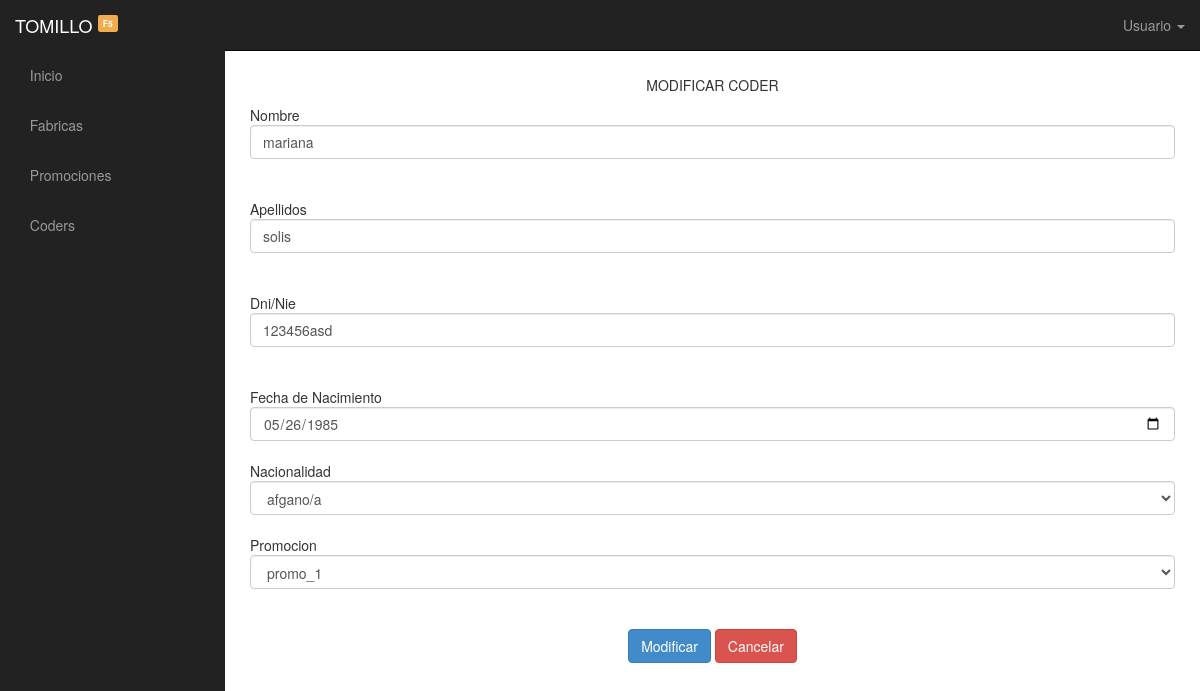
/Grupal3/php/modificar_coder.php?mod=7, run on the app's committed database.
### tables this page shows
CREATE TABLE `coder` (
  `id_coder` int(11) NOT NULL,
  `nombre` varchar(50) NOT NULL,
  `apellido` varchar(50) NOT NULL,
  `dni_nie` varchar(9) NOT NULL,
  `fecha_nac` date NOT NULL,
  `fk_nacionalidad` int(11) NOT NULL,
  `fk_promocion` int(11) NOT NULL,
  `estado` char(1) NOT NULL
);

CREATE TABLE `pais` (
  `id_pais` int(11) NOT NULL,
  `nombre` varchar(50) NOT NULL,
  `nacionalidad` varchar(50) NOT NULL
);

CREATE TABLE `promocion` (
  `id_promocion` int(11) NOT NULL,
  `nombre` varchar(50) NOT NULL,
  `ano` year(4) NOT NULL,
  `fk_fabrica` int(11) NOT NULL,
  `estado` char(1) NOT NULL
);

### Grupal3/php/modificar_coder.php (the view, shortened to what this page needs)
<!DOCTYPE html>
<html lang="en">
  <head>
    <link rel="stylesheet" href="../css/bootstrap.css" >
    <link rel="stylesheet" href="../css/sb-admin.css">
    <link rel="stylesheet" href="../css/font-awesome.min.css">
    <link rel="stylesheet" type="text/css" href="../css/style.css">
    <link rel="stylesheet" href="../css/stacktable.css">
 </head>
<body>
  <div id="wrapper">
      <nav class="navbar navbar-inverse navbar-fixed-top" role="navigation">
          <div class="navbar-header">
                   <a class="navbar-brand" href="./"> TOMILLO <sup><small><span class="label label-warning">F5</span></small></sup> </a>
          </div>
          <div class="collapse navbar-collapse navbar-ex1-collapse">
              <ul class="nav navbar-nav side-nav">
                    <li><a href="../index.php"><i class="fa fa-home"></i> Inicio</a></li>
                    <li><a href="fabricas.php"><i class='fa fa-tasks'></i> Fabricas </a></li>
                    <li><a href="promociones.php"><i class="fa fa-users"></i> Promociones </a></li>
                    <li><a href="coders.php"><i class="fa fa-smile-o"></i> Coders </a></li>
              </ul>
              <ul class="nav navbar-nav navbar-right navbar-user">
                    <li class="dropdown user-dropdown"><a href="#" class="dropdown-toggle" data-toggle="dropdown"> Usuario <b class="caret"></b></a>
                    </li>
              </ul>
          </div>
      </nav>
    	<div id="page-wrapper">
			<div class="row">
				<div class="col-md-12">
					<?php
						$coder = $_GET['mod'];
						$sql_mod ="SELECT nombre, apellido, dni_nie,fecha_nac,fk_nacionalidad,fk_promocion
			   						FROM coder
			   						where id_coder='$coder'";
						include 'conexion.php';
						$re_mod=mysqli_query($link,$sql_mod);
						$arr_mod=mysqli_fetch_array($re_mod);
					?>
					<div>
						<div>
							<form method="post" class="table-responsive{-sm|-md|-lg|-xl} " onsubmit="return validarCoder()">
								<p><center>MODIFICAR CODER</center></p>
								Nombre <br><input type="text" name="nombre" id="nombre" value="<?php echo $arr_mod[0]; ?>" class="form-control" onblur="validarNombreApellido('nombre')">
										<span id="nombreInfo"></span><br><br>
								Apellidos <br><input type="text" name="apellido" id="apellido" value="<?php echo $arr_mod[1]; ?>" class="form-control" onblur="validarNombreApellido('apellido')">
										<span id="apellidoInfo"></span><br><br>
								Dni/Nie <br><input type="text" name="dni" id="dni" value="<?php echo $arr_mod[2]; ?>" class="form-control" onblur = "validarDNI()">
										<span id="dniInfo"></span><br><br>
								Fecha de Nacimiento<br><input placeholder="YYYY-MM-DD" type="date" name="fenac" id="fenac" value="<?php echo $arr_mod[3]; ?>" class="form-control"><br>
								Nacionalidad<br>
									<select name="nac" class="form-control">
									<?php
										include 'conexion.php';
										$consulta_nac="select id_pais,nacionalidad from pais";
										$na=mysqli_query($link,$consulta_nac);
										while ($arrna = mysqli_fetch_array($na)) {?>
											<option  value="<?php echo $arrna[0]; ?>"
												<?php if ($arr_mod[4]== $arrna[0]) {
														echo 'selected="selected"';
													} ?> >
												<?php echo $arrna[1]; ?>
											</option>
									<?php } ?>
									</select><br>
								Promocion<br>
									<select name="promo" class="form-control">
									<?php
										$consulta_nac="select id_promocion,nombre from promocion";
										$pro=mysqli_query($link,$consulta_nac);
										while ($arrpro = mysqli_fetch_array($pro)) { ?>
											<option  value="<?php echo $arrpro[0]; ?>"
													<?php if ($arr_mod[5]== $arrpro[0]) {
														echo 'selected="selected"';
														} ?>>
												<?php echo $arrpro[1]; ?>
											</option>
									<?php } ?>
									</select><br><br>
								<div class="row w-100 align-items-center">
    								<div class="col text-center">
    										<input type="submit" value="Modificar" class="btn btn-primary">
    										<input type="button" value="Cancelar" onclick="document.location.href='coders.php'" class="btn btn-danger">
    								</div>
    							</div>
							</form>
						</div>
					</div>
				</div>
			</div>
		</div>
  </div>
  </body>
</html>

### Grupal3/css/sb-admin.css (style rules this page uses)
body { margin-top: 50px; }
#wrapper { padding-left: 0; }
#page-wrapper { width: 100%; padding: 5px 15px; }
@media (min-width:768px) { #wrapper { padding-left: 225px; } }
@media (min-width:768px) { #page-wrapper { padding: 15px 25px; } }
@media (min-width:768px) { .side-nav { margin-left: -225px; left: 225px; width: 225px; position: fixed; top: 50px; height: 100%; border-radius: 0; border: none; background-color: #222222; overflow-y: auto; } }
@media (min-width:768px) { .side-nav>li>a { width: 225px; } }
@media (min-width:768px) { .navbar-collapse { padding-left: 15px !important; padding-right: 15px !important; } }

### Grupal3/css/style.css (style rules this page uses)
span { color: red; }

### data on the page
coder: nombre "mariana", apellido "solis", dni "123456asd", fenac "05/26/1985", nac "afgano/a", promo "promo_1"
